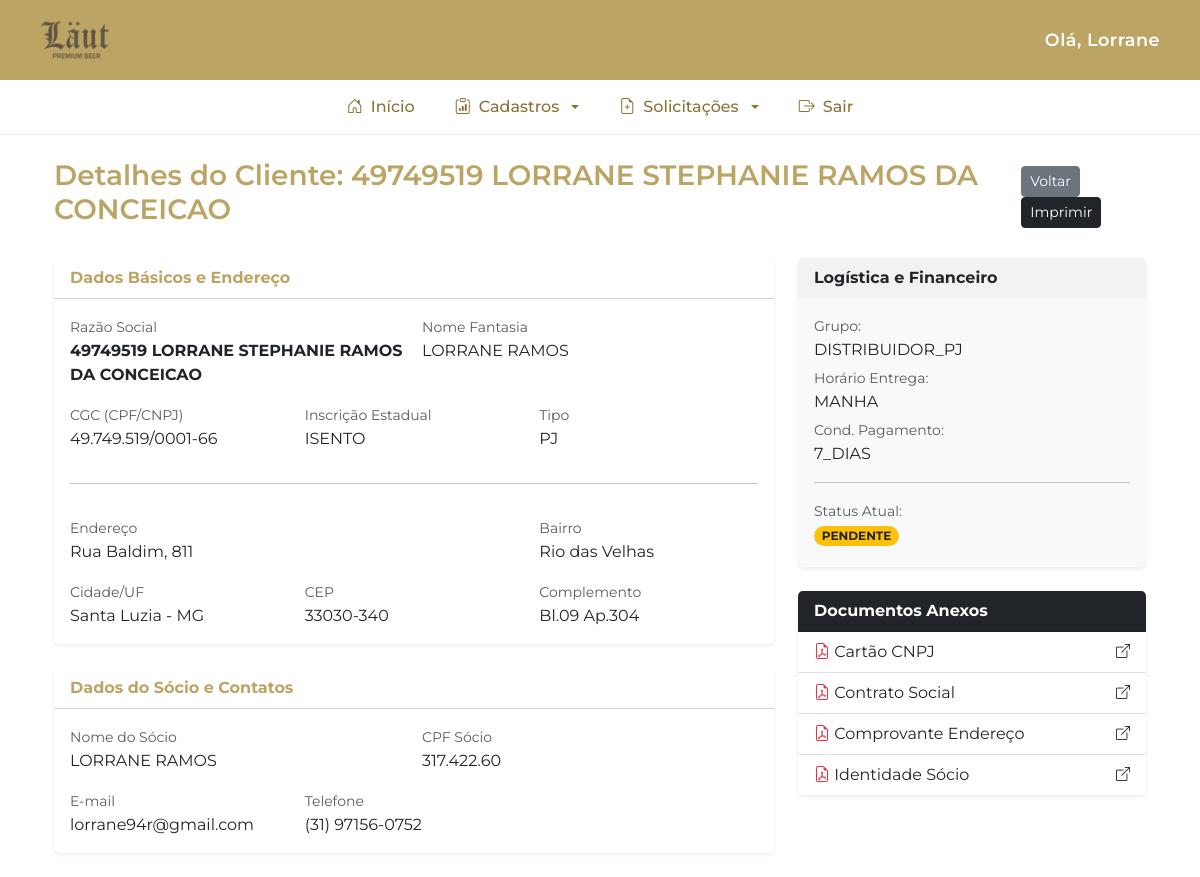
The page /cadastros/clientes/2/detalhes/ (signed in) on the database its author committed.
### cadastros/models.py (models this page shows, shortened)
class Cadastro(models.Model):
    STATUS_CHOICES = [
        ('PENDENTE', 'Pendente'),
        ('CADASTRADO', 'Cadastrado no ERP'),
        ('LIBERADO', 'Liberado para Venda'),
        ('REJEITADO', 'Rejeitado'),
    ]
    plataforma = models.CharField(max_length=15, verbose_name="Plataforma")
    tipo_cliente = models.CharField(max_length=20, verbose_name="Tipo")
    razao_social = models.CharField(max_length=255, verbose_name="Razão Social")
    nome_fantasia = models.CharField(max_length=255, verbose_name="Nome Fantasia")
    cgc = models.CharField(max_length=20, verbose_name="CGC", unique=False)
    inscricao_estadual = models.CharField(max_length=20, blank=True, null=True, verbose_name="Inscrição Estadual")
    email = models.EmailField(verbose_name="Email")
    telefone = models.CharField(max_length=15, verbose_name="Telefone")
    cep = models.CharField(max_length=9, verbose_name="CEP")
    estado = models.CharField(max_length=2, verbose_name="Estado")
    cidade = models.CharField(max_length=100, verbose_name="Cidade")
    bairro = models.CharField(max_length=100, verbose_name="Bairro")
    endereco = models.CharField(max_length=255, verbose_name="Endereço")
    numero = models.CharField(max_length=20, verbose_name="Número")
    complemento = models.CharField(max_length=255, blank=True, null=True, verbose_name="Complemento")
    grupo_cliente = models.CharField(max_length=100, verbose_name="Grupo de Cliente")
    condicao_pagamento = models.CharField(max_length=100, verbose_name="Condição de Pagamento")
    condicao_pagamento_outro = models.CharField(max_length=100, null=True, blank=True)
    entrega_cep = models.CharField(max_length=9, verbose_name="CEP Entrega")
    entrega_estado = models.CharField(max_length=2, verbose_name="Estado Entrega")
    entrega_cidade = models.CharField(max_length=100, verbose_name="Cidade Entrega")
    entrega_bairro = models.CharField(max_length=100, verbose_name="Bairro Entrega")
    entrega_endereco = models.CharField(max_length=255, verbose_name="Endereço Entrega")
    entrega_numero = models.CharField(max_length=20, verbose_name="Número Entrega")
    entrega_complemento = models.CharField(max_length=100, null=True, blank=True)
    horario_entrega = models.CharField(max_length=255, blank=True, null=True, verbose_name="Horário de Entrega")
    socio_nome = models.CharField(max_length=255, null=True, blank=True)
    socio_cpf = models.CharField(max_length=20, null=True, blank=True)
    socio_cep = models.CharField(max_length=10, null=True, blank=True)
    socio_estado = models.CharField(max_length=2, null=True, blank=True)
    socio_cidade = models.CharField(max_length=100, null=True, blank=True)
    socio_bairro = models.CharField(max_length=100, null=True, blank=True)
    socio_endereco = models.CharField(max_length=255, null=True, blank=True)
    socio_numero = models.CharField(max_length=10, null=True, blank=True)
    socio_complemento = models.CharField(max_length=100, null=True, blank=True)
    finan_nome = models.CharField(max_length=255, null=True, blank=True)
    finan_cpf = models.CharField(max_length=20, null=True, blank=True)
    compra_nome = models.CharField(max_length=255, null=True, blank=True)
    compra_cpf = models.CharField(max_length=20, null=True, blank=True)
    data_cadastro = models.DateTimeField(auto_now_add=True)
    vendedor = models.ForeignKey(User, on_delete=models.CASCADE)
    situacao = models.CharField(max_length=20, choices=STATUS_CHOICES, default='PENDENTE')
    observacoes = models.TextField(blank=True, null=True, verbose_name="Observações")
    class Meta:
        verbose_name = "Cadastro de Cliente"
        verbose_name_plural = "Cadastros de Clientes"
        ordering = ['-data_cadastro']

class AnexoCadastro(models.Model):
    cadastro = models.ForeignKey(Cadastro, on_delete=models.CASCADE, related_name='anexos')
    nome = models.CharField(max_length=100)
    arquivo = models.FileField(upload_to='cadastros/anexos/')
    data_upload = models.DateTimeField(auto_now_add=True)

### cadastros/views.py (the view)
# urls.py: path('clientes/<int:pk>/detalhes/', views.detalhes_cadastro, name='detalhes_cadastro'),
@login_required
def detalhes_cadastro(request, pk):
    cadastro = get_object_or_404(Cadastro.objects.prefetch_related('anexos'), pk=pk)
    return render(request, 'cadastros/detalhes_cadastro.html', {'cadastro': cadastro})

### templates/cadastros/detalhes_cadastro.html
{% extends 'base.html' %}
{% block content %}
<div class="container-fluid">
    <div class="d-flex justify-content-between align-items-center mb-4">
        <h3 style="color: #bca464; font-weight: 600;">Detalhes do Cliente: {{ cadastro.razao_social }}</h3>
        <div>
            <a href="{% url 'lista_cadastros' %}" class="btn btn-secondary btn-sm">Voltar</a>
            <button onclick="window.print()" class="btn btn-dark btn-sm">Imprimir</button>
        </div>
    </div>
    <div class="row">
        <div class="col-md-8">
            <div class="card shadow-sm border-0 mb-4">
                <div class="card-header bg-white fw-bold" style="color: #bca464;">Dados Básicos e Endereço</div>
                <div class="card-body">
                    <div class="row g-3">
                        <div class="col-md-6"><label class="text-muted small">Razão Social</label><br><strong>{{ cadastro.razao_social }}</strong></div>
                        <div class="col-md-6"><label class="text-muted small">Nome Fantasia</label><br>{{ cadastro.nome_fantasia|default:"-" }}</div>
                        <div class="col-md-4"><label class="text-muted small">CGC (CPF/CNPJ)</label><br>{{ cadastro.cgc }}</div>
                        <div class="col-md-4"><label class="text-muted small">Inscrição Estadual</label><br>{{ cadastro.inscricao_estadual|default:"Isento" }}</div>
                        <div class="col-md-4"><label class="text-muted small">Tipo</label><br>{{ cadastro.tipo_cliente }}</div>
                        <div class="col-md-12"><hr></div>
                        <div class="col-md-8"><label class="text-muted small">Endereço</label><br>{{ cadastro.endereco }}, {{ cadastro.numero }}</div>
                        <div class="col-md-4"><label class="text-muted small">Bairro</label><br>{{ cadastro.bairro }}</div>
                        <div class="col-md-4"><label class="text-muted small">Cidade/UF</label><br>{{ cadastro.cidade }} - {{ cadastro.estado }}</div>
                        <div class="col-md-4"><label class="text-muted small">CEP</label><br>{{ cadastro.cep }}</div>
                        <div class="col-md-4"><label class="text-muted small">Complemento</label><br>{{ cadastro.complemento|default:"-" }}</div>
                    </div>
                </div>
            </div>
            <div class="card shadow-sm border-0 mb-4">
                <div class="card-header bg-white fw-bold" style="color: #bca464;">Dados do Sócio e Contatos</div>
                <div class="card-body">
                    <div class="row g-3">
                        <div class="col-md-6"><label class="text-muted small">Nome do Sócio</label><br>{{ cadastro.socio_nome }}</div>
                        <div class="col-md-6"><label class="text-muted small">CPF Sócio</label><br>{{ cadastro.socio_cpf }}</div>
                        <div class="col-md-4"><label class="text-muted small">E-mail</label><br>{{ cadastro.email }}</div>
                        <div class="col-md-4"><label class="text-muted small">Telefone</label><br>{{ cadastro.telefone }}</div>
                    </div>
                </div>
            </div>
        </div>
        <div class="col-md-4">
            <div class="card shadow-sm border-0 mb-4 bg-light">
                <div class="card-header fw-bold border-0">Logística e Financeiro</div>
                <div class="card-body">
                    <p class="mb-1"><small class="text-muted">Grupo:</small><br>{{ cadastro.grupo_cliente }}</p>
                    <p class="mb-1"><small class="text-muted">Horário Entrega:</small><br>{{ cadastro.horario_entrega }}</p>
                    <p class="mb-1"><small class="text-muted">Cond. Pagamento:</small><br>{{ cadastro.condicao_pagamento }} {{ cadastro.condicao_pagamento_outro|default:"" }}</p>
                    <hr>
                    <p class="mb-1"><small class="text-muted">Status Atual:</small><br>
                        <span class="badge rounded-pill {% if cadastro.situacao == 'LIBERADO' %}bg-success{% else %}bg-warning text-dark{% endif %}">
                            {{ cadastro.situacao }}
                        </span>
                    </p>
                </div>
            </div>
            <div class="card shadow-sm border-0">
                <div class="card-header fw-bold bg-dark text-white">Documentos Anexos</div>
                <div class="list-group list-group-flush">
                    {% for anexo in cadastro.anexos.all %}
                        <a href="{{ anexo.arquivo.url }}" target="_blank" class="list-group-item list-group-item-action d-flex justify-content-between align-items-center">
                            <span><i class="bi bi-file-earmark-pdf text-danger"></i> {{ anexo.nome }}</span>
                            <i class="bi bi-box-arrow-up-right small"></i>
                        </a>
                    {% empty %}
                        <div class="list-group-item text-muted">Nenhum anexo encontrado.</div>
                    {% endfor %}
                </div>
            </div>
        </div>
    </div>
</div>
{% endblock %}

### templates/base.html (shortened to what this page needs)
{% load static %}
<!DOCTYPE html>
<html lang="pt-br">
<head>
    <link href="https://cdn.jsdelivr.net/npm/bootstrap@5.3.0/dist/css/bootstrap.min.css" rel="stylesheet">
    <link rel="stylesheet" href="https://cdn.jsdelivr.net/npm/bootstrap-icons@1.11.1/font/bootstrap-icons.css">
</head>
<body>
    <header class="header-top shadow-sm">
        <div class="logo-area">
            <img src="{% static 'logo.png' %}" alt="Logo" class="logo" />
        </div>
        <div class="saudacao">
            Olá, {{ user.first_name|default:user.username }}
        </div>
    </header>
    <nav class="nav-sistema">
        <div class="container d-flex justify-content-center">
            <ul class="nav">
                <li class="nav-item">
                    <a class="nav-link" href="/"><i class="bi bi-house-door"></i> Início</a>
                </li>
                <li class="nav-item dropdown">
                    <a class="nav-link dropdown-toggle" href="#" data-bs-toggle="dropdown">
                        <i class="bi bi-clipboard-data"></i> Cadastros
                    </a>
                </li>
                <li class="nav-item dropdown">
                    <a class="nav-link dropdown-toggle" href="#" data-bs-toggle="dropdown">
                        <i class="bi bi-file-earmark-plus"></i> Solicitações
                    </a>
                </li>
                <li class="nav-item">
                    <a class="nav-link" href="javascript:void(0)" onclick="document.getElementById('logout-form').submit();">
                        <i class="bi bi-box-arrow-right"></i> Sair
                    </a>
                </li>
            </ul>
        </div>
    </nav>
    <main class="container mt-4">
        {% block content %}{% endblock %}
    </main>
</body>
</html>

### templates/base.html (style rules this page uses)
:root { --cor-topo: #bca464; --cor-texto-menu: #8a733a; }
body { background-color: #ffffff; font-family: 'Montserrat', sans-serif; }
.header-top { background-color: var(--cor-topo); padding: 5px 40px; display: flex; justify-content: space-between; align-items: center; color: white; min-height: 80px; }
.logo-area img { max-height: 70px; width: auto; }
.saudacao { font-weight: 600; font-size: 1.1rem; letter-spacing: 0.5px; }
.nav-sistema { background-color: white; border-bottom: 1px solid #e9ecef; padding: 5px 0; }
.nav-sistema .nav-link { color: var(--cor-texto-menu); font-weight: 500; display: flex; align-items: center; gap: 8px; padding: 10px 20px; transition: 0.3s; }
h1, h2, h3, h4, h5, h6 { font-weight: 600; }

### rows shown on the page
Cadastro: razao_social "49749519 LORRANE STEPHANIE RAMOS DA CONCEICAO", nome_fantasia "LORRANE RAMOS", cgc "49.749.519/0001-66", inscricao_estadual "ISENTO", tipo_cliente "PJ", endereco "Rua Baldim", numero "811", bairro "Rio das Velhas", cidade "Santa Luzia", estado "MG", cep "33030-340", complemento "Bl.09 Ap.304", socio_nome "LORRANE RAMOS", socio_cpf "317.422.60", email "lorrane94r@gmail.com", telefone "(31) 97156-0752", grupo_cliente "DISTRIBUIDOR_PJ", horario_entrega "MANHA", condicao_pagamento "7_DIAS", situacao "PENDENTE"
AnexoCadastro: nome "Cartão CNPJ"
AnexoCadastro: nome "Contrato Social"
AnexoCadastro: nome "Comprovante Endereço"
AnexoCadastro: nome "Identidade Sócio"

### other values the page prints
{{ user.first_name|default:user.username }} "Lorrane"
